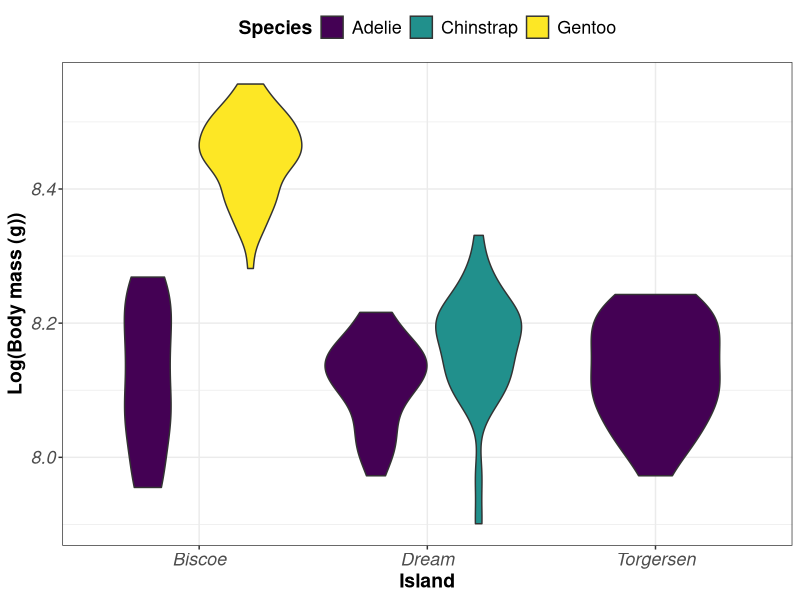
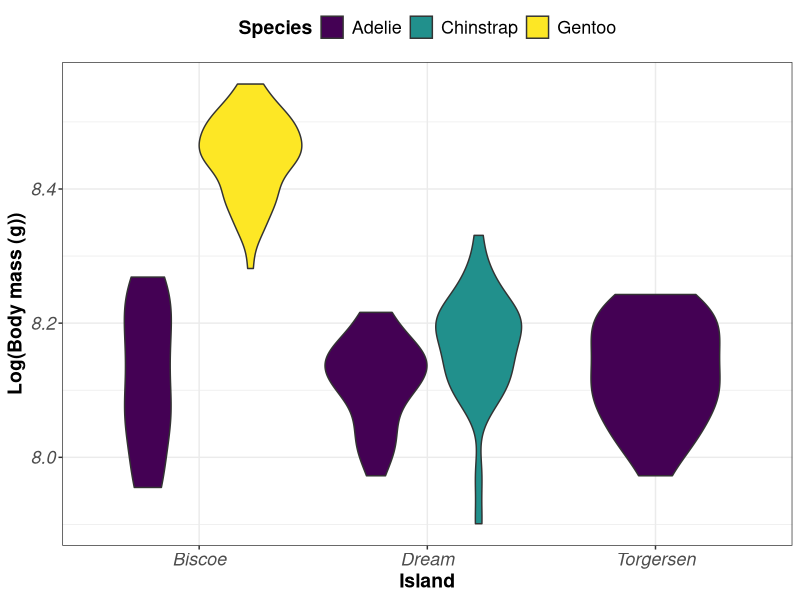

R code for these plots, in order:
## ---- chunk 1
library(palmerpenguins)
library(tidyverse)
library(here)
## ---- chunk 2
head(penguins)
## ---- chunk 3
data <- penguins %>%  #storing the results in a df called data
          drop_na(sex, island, species) %>%  # dropping NAs from all 3 columns just in case
          group_by(species, island, sex) %>% # grouping by species, island, and sex
          summarise(mean_mass = mean(body_mass_g, na.rm = TRUE), # calculating mean of body mass after grouping
                    mass_variance = var(body_mass_g, na.rm = TRUE)) # calculating variance of body mass after grouping

data # viewing our data to check if it worked
## ---- chunk 4
penguins %>%
  filter(!(sex == "male")) %>%  # excluding just males (didn't say anything about excluding NAs or only including females)
  mutate(log_mass = log(body_mass_g)) %>% # calculating log body mass
  select(species, island, sex, log_mass) %>% # selecting only columns for species, island, sex, and log body mass
  ggplot(aes(x = island, y = log_mass, fill = species)) + # creating a plot using these data, colored by species
    geom_violin() + # adding violin plot geom
    labs(x = "Island", # setting labels
         y = "Log(Body mass (g))",
         fill = "Species") +
    scale_fill_viridis_d() + # setting color scale for the species fill
    theme_bw() + # setting a nice theme
    theme(axis.title = element_text(size = 14, face = "bold"), # manually making axis titles font size bigger + bold
        axis.text = element_text(size = 13, face = "italic"), #making axis text bigger + italic
        legend.title = element_text(size = 14, face = "bold"), # making legend title bigger + bold
        legend.text = element_text(size = 13), # making legend text bigger
        legend.position = "top") # moving the legend to the top

ggsave(here("Week4", "Output", "w4a_homework_plot.jpeg"), width = 7, height = 5)
